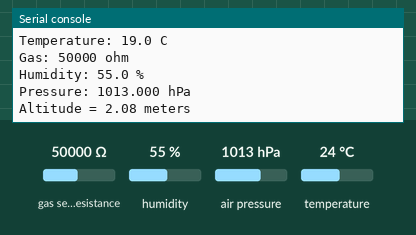
Simulated run of this program. Board: Raspberry Pi Pico running CircuitPython. On the bench: the last lines printed to the serial console. The inputs (shaded band) are chosen by the test bench; at power-on: gas sensor resistance 50000 Ω, humidity 55 %, air pressure 1013 hPa, temperature 24 °C.

Above: at 1.2 s.
1.3 s: gas sensor resistance set to 6880 Ω
2.8 s: humidity set to 22 %
At 3.7 s:
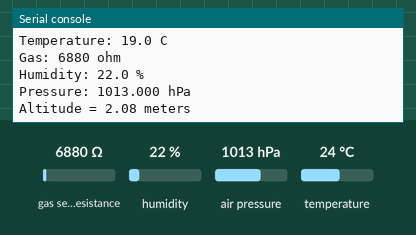
4.3 s: air pressure set to 952 hPa
At 5.3 s:
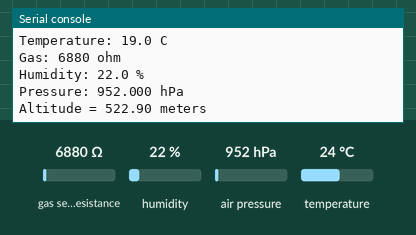

Measured:
- after the input at 2.8 s, the serial console: prints a new line after 0.21 s (image 1)
- after the input at 4.3 s, the serial console: prints a new line after 0.71 s (image 2)

The program:

klimaat_sensor.py
```python
# source: https://learn.adafruit.com/adafruit-bme680-humidity-temperature-barometic-pressure-voc-gas/python-circuitpython

import time
import board
import busio
import adafruit_bme680

i2c = busio.I2C(scl=board.GP27, sda=board.GP26)
bme680 = adafruit_bme680.Adafruit_BME680_I2C(i2c, debug=False)

# change this to match the location's pressure (hPa) at sea level
bme680.sea_level_pressure = 1013.25

# You will usually have to add an offset to account for the temperature of
# the sensor. This is usually around 5 degrees but varies by use. Use a
# separate temperature sensor to calibrate this one.
temperature_offset = -5

while True:
    print("\nTemperature: %0.1f C" % (bme680.temperature + temperature_offset))
    print("Gas: %d ohm" % bme680.gas)
    print("Humidity: %0.1f %%" % bme680.relative_humidity)
    print("Pressure: %0.3f hPa" % bme680.pressure)
    print("Altitude = %0.2f meters" % bme680.altitude)

    time.sleep(1)
```
